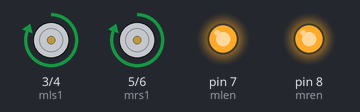
Bench run of a sketch on a simulated Arduino Uno, built with avr-gcc and run on an emulated ATmega328P. Shown: motor-driver pin pairs drawn as motors (green arrow = first pin HIGH = forward, orange = second pin HIGH = backward, longer = more drive), output pins drawn as LEDs (lit = HIGH).

Above: at 0.5 s.
At 1.5 s:
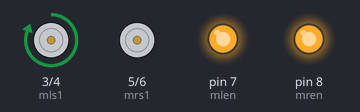
At 2.5 s:
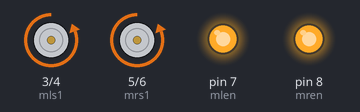
At 3.5 s:
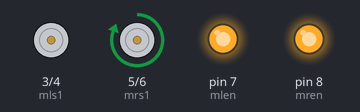
Timing chart, 0 to 5.2 s (numbered marks = the images above):
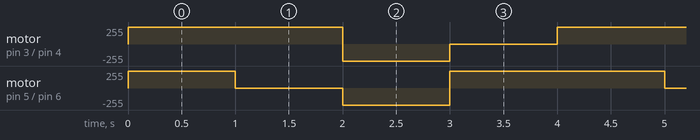

Measured:
- by itself, motor on pin 3 (mls1) / pin 4 (mls2): repeats every 4.0 s: backward 255/255 1.0 s, stopped 1.0 s, forward 255/255 2.0 s
- by itself, motor on pin 5 (mrs1) / pin 6 (mrs2): repeats every 4.0 s: stopped 1.0 s, backward 255/255 1.0 s, forward 255/255 2.0 s

The sketch:

task_2.ino
```cpp
int mls1=3;
int mls2=4;
int mrs1=5;
int mrs2=6;
int mlen=7;
int mren=8;

void moveForward()
{
  //Move forward
  //MOve motor 1 Clockwise
  digitalWrite(mls1,HIGH);
  digitalWrite(mls2,LOW);
  //MOve motor 2 Clockwise
  digitalWrite(mrs1,HIGH);
  digitalWrite(mrs2,LOW);
}

void moveBackward()
{
  //Move Backward
  //move motor 1 anticlockwise
  digitalWrite(mls1,LOW);
  digitalWrite(mls2,HIGH);
  //move motor 2 anticlockwise
  digitalWrite(mrs1,LOW);
  digitalWrite(mrs2,HIGH);
}

void moveForwardRight()
{
  //Move Forward Right
  //move motor 1 clockwise
  digitalWrite(mls1,HIGH);
  digitalWrite(mls2,LOW);
  //Stop Motor 2
  digitalWrite(mrs1,LOW);
  digitalWrite(mrs2,LOW);
}

void moveForwardLeft()
{
  //Move Forward Left
  //Stop Motor 2
  digitalWrite(mls1,LOW);
  digitalWrite(mls2,LOW);
  //Move motor 2 clockwise
  digitalWrite(mrs1,HIGH);
  digitalWrite(mrs2,LOW);
}

void setup() {
  pinMode(mls1,OUTPUT);
  pinMode(mls2,OUTPUT);
  pinMode(mrs1,OUTPUT);
  pinMode(mrs2,OUTPUT);
  pinMode(mlen,OUTPUT);
  pinMode(mren,OUTPUT);
  Serial.begin(115200);
  digitalWrite(mlen, HIGH);
  digitalWrite(mren, HIGH);
}

void loop() {
  moveForward();
  delay(1000);
  moveForwardRight();
  delay(1000);
  moveBackward();
  delay(1000);
  moveForwardLeft();
  delay(1000);
}
```
